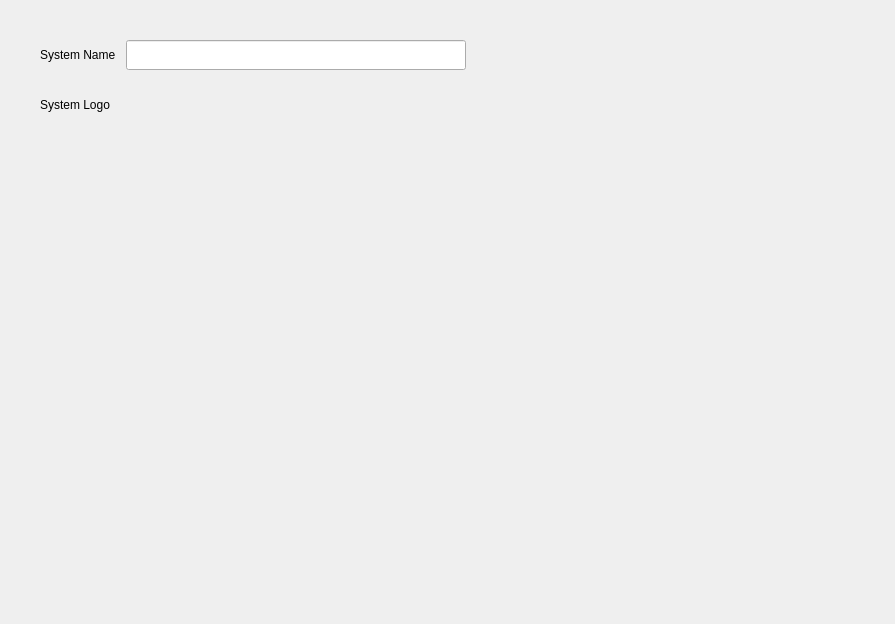
<?xml version="1.0" encoding="UTF-8"?>
<ui version="4.0">
 <class>SystemSettingPage</class>
 <widget class="QWidget" name="SystemSettingPage">
  <property name="geometry">
   <rect>
    <x>0</x>
    <y>0</y>
    <width>895</width>
    <height>624</height>
   </rect>
  </property>
  <property name="windowTitle">
   <string>Form</string>
  </property>
  <layout class="QVBoxLayout" name="verticalLayout">
   <property name="spacing">
    <number>0</number>
   </property>
   <property name="leftMargin">
    <number>20</number>
   </property>
   <property name="topMargin">
    <number>20</number>
   </property>
   <property name="rightMargin">
    <number>20</number>
   </property>
   <property name="bottomMargin">
    <number>0</number>
   </property>
   <item>
    <widget class="QWidget" name="system_widget" native="true">
     <layout class="QVBoxLayout" name="verticalLayout_2">
      <property name="spacing">
       <number>0</number>
      </property>
      <property name="leftMargin">
       <number>20</number>
      </property>
      <property name="topMargin">
       <number>20</number>
      </property>
      <property name="rightMargin">
       <number>20</number>
      </property>
      <property name="bottomMargin">
       <number>20</number>
      </property>
      <item>
       <layout class="QGridLayout" name="gridLayout">
        <property name="horizontalSpacing">
         <number>10</number>
        </property>
        <property name="verticalSpacing">
         <number>0</number>
        </property>
        <item row="1" column="0">
         <widget class="QLabel" name="label_2">
          <property name="minimumSize">
           <size>
            <width>0</width>
            <height>20</height>
           </size>
          </property>
          <property name="maximumSize">
           <size>
            <width>16777215</width>
            <height>20</height>
           </size>
          </property>
          <property name="text">
           <string/>
          </property>
         </widget>
        </item>
        <item row="2" column="2">
         <spacer name="horizontalSpacer_2">
          <property name="orientation">
           <enum>Qt::Horizontal</enum>
          </property>
          <property name="sizeHint" stdset="0">
           <size>
            <width>40</width>
            <height>20</height>
           </size>
          </property>
         </spacer>
        </item>
        <item row="0" column="1">
         <widget class="vtk::display::LineEdit" name="system_name_input">
          <property name="minimumSize">
           <size>
            <width>340</width>
            <height>30</height>
           </size>
          </property>
          <property name="maximumSize">
           <size>
            <width>340</width>
            <height>30</height>
           </size>
          </property>
          <property name="styleSheet">
           <string notr="true"/>
          </property>
         </widget>
        </item>
        <item row="0" column="2">
         <spacer name="horizontalSpacer">
          <property name="orientation">
           <enum>Qt::Horizontal</enum>
          </property>
          <property name="sizeHint" stdset="0">
           <size>
            <width>40</width>
            <height>20</height>
           </size>
          </property>
         </spacer>
        </item>
        <item row="2" column="0">
         <widget class="QLabel" name="system_logo_title">
          <property name="styleSheet">
           <string notr="true"/>
          </property>
          <property name="text">
           <string>System Logo</string>
          </property>
         </widget>
        </item>
        <item row="0" column="0">
         <widget class="QLabel" name="system_name_title">
          <property name="text">
           <string>System Name</string>
          </property>
         </widget>
        </item>
        <item row="2" column="1">
         <widget class="QLabel" name="system_logo_input">
          <property name="sizePolicy">
           <sizepolicy hsizetype="Expanding" vsizetype="Fixed">
            <horstretch>0</horstretch>
            <verstretch>0</verstretch>
           </sizepolicy>
          </property>
          <property name="minimumSize">
           <size>
            <width>340</width>
            <height>30</height>
           </size>
          </property>
          <property name="maximumSize">
           <size>
            <width>340</width>
            <height>30</height>
           </size>
          </property>
          <property name="styleSheet">
           <string notr="true"/>
          </property>
          <property name="text">
           <string/>
          </property>
         </widget>
        </item>
        <item row="1" column="1" colspan="2">
         <widget class="QLabel" name="system_name_warning">
          <property name="minimumSize">
           <size>
            <width>0</width>
            <height>20</height>
           </size>
          </property>
          <property name="maximumSize">
           <size>
            <width>16777215</width>
            <height>20</height>
           </size>
          </property>
          <property name="styleSheet">
           <string notr="true">color: #f44747;
background:transparent;
border: 0px;</string>
          </property>
          <property name="text">
           <string/>
          </property>
         </widget>
        </item>
       </layout>
      </item>
      <item>
       <spacer name="verticalSpacer">
        <property name="orientation">
         <enum>Qt::Vertical</enum>
        </property>
        <property name="sizeHint" stdset="0">
         <size>
          <width>20</width>
          <height>479</height>
         </size>
        </property>
       </spacer>
      </item>
     </layout>
    </widget>
   </item>
  </layout>
 </widget>
 <customwidgets>
  <customwidget>
   <class>vtk::display::LineEdit</class>
   <extends>QLineEdit</extends>
   <header>uiframe/commonuiset/lineedit/lineedit.h</header>
  </customwidget>
 </customwidgets>
 <resources/>
 <connections/>
</ui>
